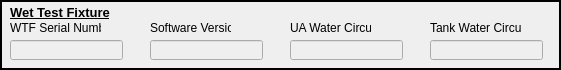
  <widget class="QFrame" name="frame">
   <property name="geometry">
    <rect>
     <x>10</x>
     <y>85</y>
     <width>561</width>
     <height>70</height>
    </rect>
   </property>
   <property name="frameShape">
    <enum>QFrame::Box</enum>
   </property>
   <property name="frameShadow">
    <enum>QFrame::Plain</enum>
   </property>
   <property name="lineWidth">
    <number>2</number>
   </property>
   <widget class="QLineEdit" name="WTF_SN_FIELD">
    <property name="enabled">
     <bool>false</bool>
    </property>
    <property name="geometry">
     <rect>
      <x>10</x>
      <y>40</y>
      <width>113</width>
      <height>20</height>
     </rect>
    </property>
   </widget>
   <widget class="QLabel" name="label">
    <property name="geometry">
     <rect>
      <x>10</x>
      <y>20</y>
      <width>91</width>
      <height>16</height>
     </rect>
    </property>
    <property name="text">
     <string>WTF Serial Number</string>
    </property>
   </widget>
   <widget class="QLineEdit" name="SW_VERSION_FIELD">
    <property name="enabled">
     <bool>false</bool>
    </property>
    <property name="geometry">
     <rect>
      <x>150</x>
      <y>40</y>
      <width>113</width>
      <height>20</height>
     </rect>
    </property>
   </widget>
   <widget class="QLabel" name="label_2">
    <property name="geometry">
     <rect>
      <x>150</x>
      <y>20</y>
      <width>81</width>
      <height>16</height>
     </rect>
    </property>
    <property name="text">
     <string>Software Version</string>
    </property>
   </widget>
   <widget class="QLabel" name="label_3">
    <property name="geometry">
     <rect>
      <x>290</x>
      <y>20</y>
      <width>81</width>
      <height>16</height>
     </rect>
    </property>
    <property name="text">
     <string>UA Water Circuit</string>
    </property>
   </widget>
   <widget class="QLineEdit" name="UA_WATER_CIRCUIT_FIELD">
    <property name="enabled">
     <bool>false</bool>
    </property>
    <property name="geometry">
     <rect>
      <x>290</x>
      <y>40</y>
      <width>113</width>
      <height>20</height>
     </rect>
    </property>
   </widget>
   <widget class="QLabel" name="label_4">
    <property name="geometry">
     <rect>
      <x>430</x>
      <y>20</y>
      <width>91</width>
      <height>16</height>
     </rect>
    </property>
    <property name="text">
     <string>Tank Water Circuit</string>
    </property>
   </widget>
   <widget class="QLineEdit" name="TANK_WATER_CIRCUIT_FIELD">
    <property name="enabled">
     <bool>false</bool>
    </property>
    <property name="geometry">
     <rect>
      <x>430</x>
      <y>40</y>
      <width>113</width>
      <height>20</height>
     </rect>
    </property>
   </widget>
   <widget class="QLabel" name="label_11">
    <property name="geometry">
     <rect>
      <x>10</x>
      <y>5</y>
      <width>111</width>
      <height>16</height>
     </rect>
    </property>
    <property name="acceptDrops">
     <bool>false</bool>
    </property>
    <property name="text">
     <string>&lt;html&gt;&lt;head/&gt;&lt;body&gt;&lt;p&gt;&lt;span style=&quot; font-size:10pt; font-weight:600; text-decoration: underline;&quot;&gt;Wet Test Fixture&lt;/span&gt;&lt;/p&gt;&lt;/body&gt;&lt;/html&gt;</string>
    </property>
   </widget>
  </widget>
